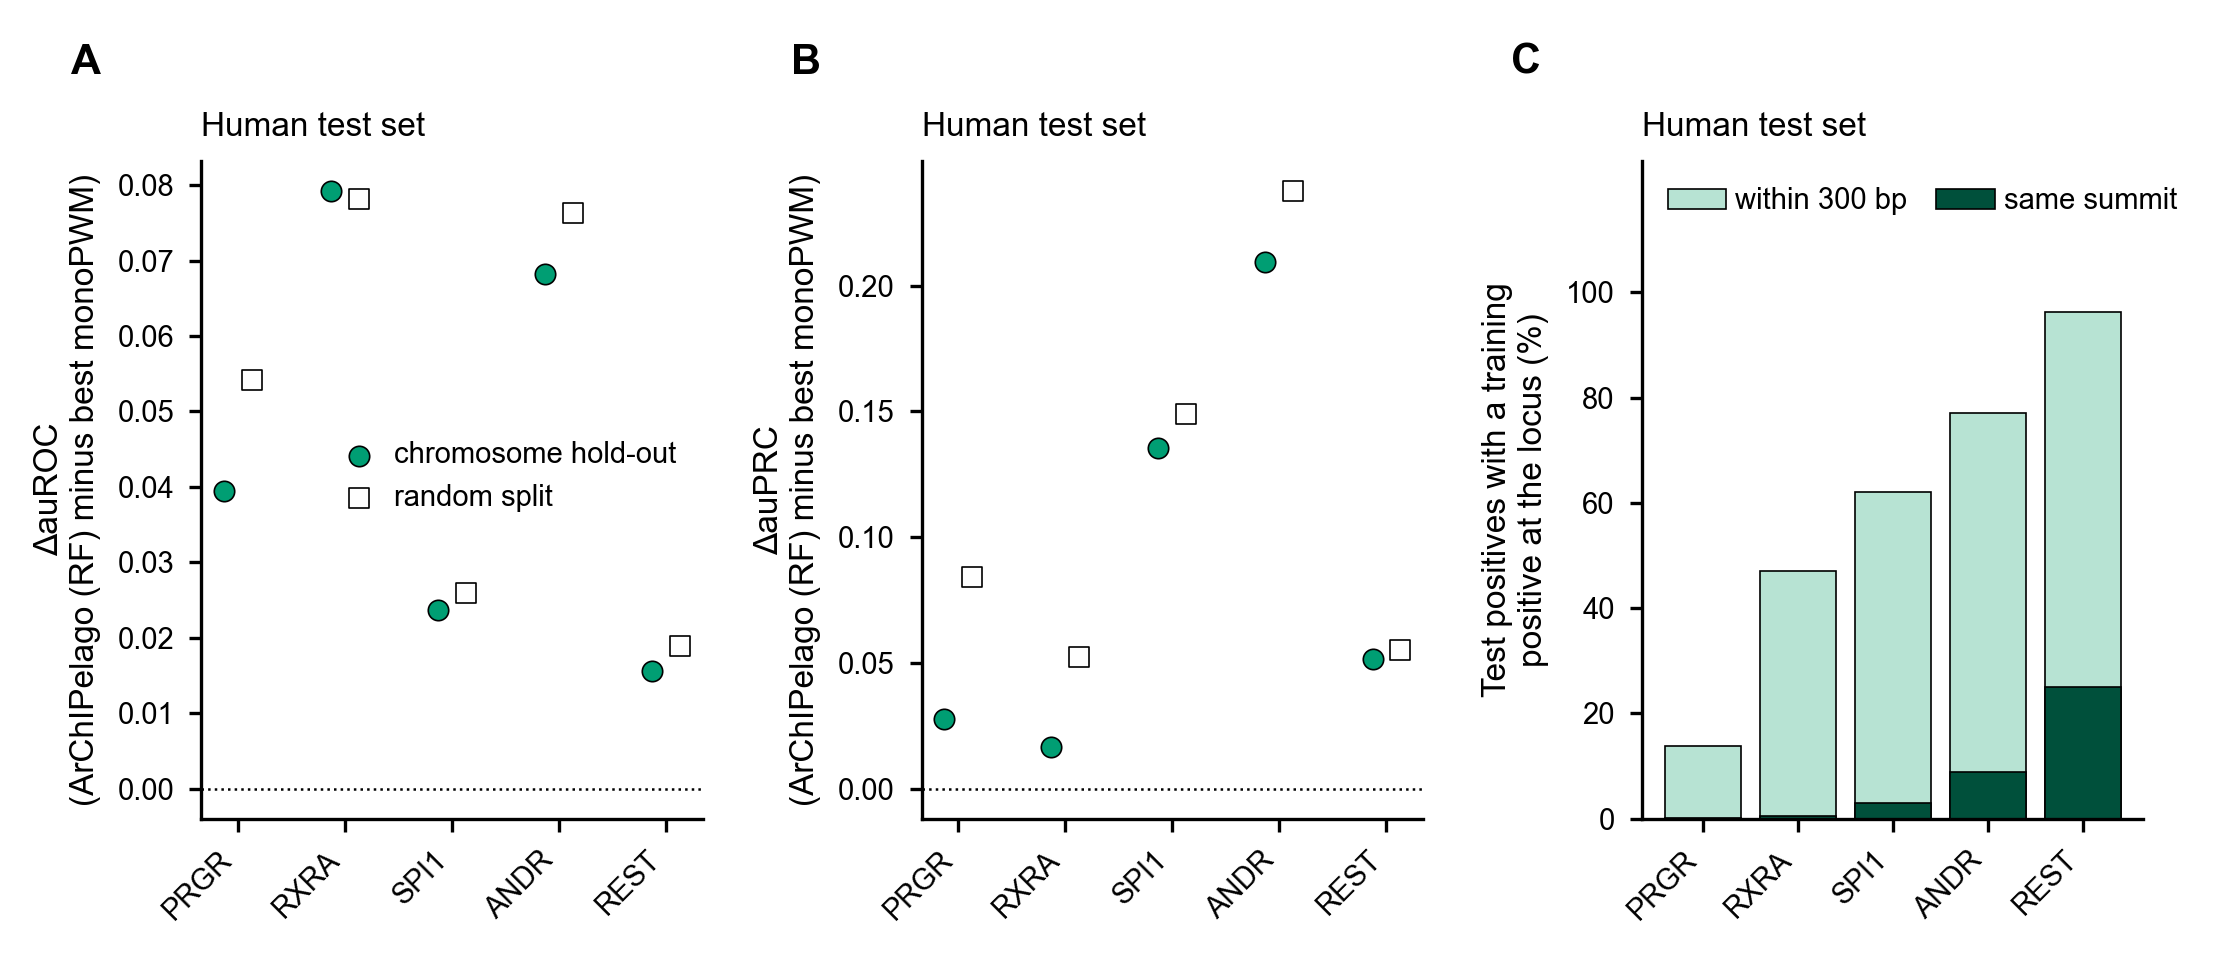

This chart was generated by the following Python code:
"""Fig. S12 and the Sup. Table 7 B9 sheets on the final data (v3 negatives, final retraining, 5 TFs).
Inputs:
  h3_inputs b9_dir/b9_random_split_per_fit.csv  -> byte copy here (md5 checked)
  h3_inputs b9_dir/b9_summary.csv               -> the summary recomputed here must equal it (max |diff| <= 1e-12)
Outputs (3_analysis/random_split/): b9_random_split_per_fit.csv, b9_summary.csv, B9_random_split_figure.pdf/png, _provenance_h3.yaml.
usage: python3 3_analysis/random_split/b9_figure_h3.py
"""
import pandas as pd, numpy as np, matplotlib, shutil
matplotlib.use("Agg"); import matplotlib.pyplot as plt
import os, sys
HERE = os.path.dirname(os.path.abspath(__file__)); os.chdir(HERE)
R2 = os.path.dirname(os.path.dirname(HERE))
sys.path.insert(0, os.path.join(R2, "4_visualisation/figures")); import archi_style as AS
sys.path.insert(0, os.path.join(R2, "3_analysis/integration")); import p53drop as PD
sys.path.insert(0, os.path.join(R2, "3_analysis", "integration")); import w2; import h3_inputs as H
SRC = H.IN["b9_dir"]   # B9 rerun with the training scaler
B9_TFS = ["PRGR", "RXRA", "SPI1", "ANDR", "REST"]
for _f in ("b9_random_split_per_fit.csv", "b9_summary.csv", "B9_random_split_figure.pdf", "B9_random_split_figure.png"):
    if os.path.exists(_f):
        w2.backup(_f)
shutil.copy2(os.path.join(SRC, "b9_random_split_per_fit.csv"), "b9_random_split_per_fit.csv")
assert w2.md5("b9_random_split_per_fit.csv") == w2.md5(os.path.join(SRC, "b9_random_split_per_fit.csv"))
AS.apply_rc()
matplotlib.rcParams.update({"font.size": 8, "axes.titlesize": 8, "axes.labelsize": 8, "xtick.labelsize": 7, "ytick.labelsize": 7, "legend.fontsize": 7,
                            "axes.linewidth": 0.8, "xtick.major.width": 0.8, "ytick.major.width": 0.8, "xtick.major.size": 3, "ytick.major.size": 3})
d = pd.read_csv("b9_random_split_per_fit.csv")
_exp = sorted(B9_TFS)
if (d.groupby(["TF", "split"]).seed.nunique() != 3).any():
    raise SystemExit("CHECK FAILED B9: not 3 seeds per TF and split")
if sorted(d.TF.unique()) != _exp or set(d.TF) & {"P53"} or not set(d.TF) <= set(PD.reference_tfs()):
    raise SystemExit("CHECK FAILED B9 TFs %s, expected %s without P53" % (sorted(d.TF.unique()), _exp))
print("check B9: %d TFs %s, P53 absent" % (d.TF.nunique(), sorted(d.TF.unique())))
d["gain_auroc"] = d.rf_auroc - d.pwm_auroc; d["gain_auprc"] = d.rf_auprc - d.pwm_auprc
m = d.groupby(["TF", "split"])[["rf_auroc", "pwm_auroc", "gain_auroc", "rf_auprc", "pwm_auprc", "gain_auprc",
                                "frac_test_pos_overlap", "frac_test_pos_exact"]].mean().reset_index()
h3b = pd.read_csv(os.path.join(SRC, "b9_summary.csv")).set_index(["TF", "split"]).sort_index()
_dd = (m.set_index(["TF", "split"]).sort_index()[h3b.columns] - h3b).abs().max().max()
if list(h3b.columns) != [c for c in m.columns if c not in ("TF", "split")] or not _dd <= 1e-12:
    raise SystemExit("CHECK FAILED B9 summary differs from H3b b9_summary.csv (max |diff| %s)" % _dd)
print("check B9 summary = H3b b9_summary.csv: max |diff| %.1e" % _dd)
m.to_csv("b9_summary.csv", index=False)
order = m[m.split == "random"].sort_values("frac_test_pos_overlap").TF.tolist()
fig, ax = plt.subplots(1, 3, figsize=(7.4, 3.2))
for k, (col, lab) in enumerate([("gain_auroc", "ΔauROC\n(ArChIPelago (RF) minus best monoPWM)"), ("gain_auprc", "ΔauPRC\n(ArChIPelago (RF) minus best monoPWM)")]):
    a = ax[k]; x = np.arange(len(order))
    for sp, mk, c, dx in [("chromosome", "o", "#009E73", -0.13), ("random", "s", "white", 0.13)]:   # side by side: equal values stay visible
        v = m[m.split == sp].set_index("TF").loc[order, col]
        a.scatter(x + dx, v, marker=mk, s=24, facecolor=c, edgecolor="black", linewidth=0.4, zorder=3,
                  label="chromosome hold-out" if sp == "chromosome" else "random split")
    a.axhline(0, color="black", lw=0.6, ls=":"); a.set_xticks(x); a.set_xticklabels(order, rotation=45, ha="right")
    a.set_ylabel(lab); a.text(-0.26, 1.12, "AB"[k], transform=a.transAxes, fontweight="bold", fontsize=10, va="bottom"); a.set_title("Human test set", loc="left", pad=6)
    a.spines[["top", "right"]].set_visible(False)
ax[0].legend(frameon=False, loc="center right", bbox_to_anchor=(1.0, 0.52), handletextpad=0.2)
v = m[m.split == "random"].set_index("TF").loc[order]
x = np.arange(len(order))
ax[2].bar(x, 100 * v.frac_test_pos_overlap, color="#B7E3D3", edgecolor="black", lw=0.4, label="within 300 bp")
ax[2].bar(x, 100 * v.frac_test_pos_exact, color="#00503B", edgecolor="black", lw=0.4, label="same summit")
ax[2].set_xticks(x); ax[2].set_xticklabels(order, rotation=45, ha="right")
ax[2].set_ylabel("Test positives with a training\npositive at the locus (%)"); ax[2].set_ylim(0, 125); ax[2].set_yticks([0, 20, 40, 60, 80, 100]); ax[2].legend(frameon=False, loc="upper left", ncol=2, handletextpad=0.3, columnspacing=1.0)
ax[2].text(-0.26, 1.12, "C", transform=ax[2].transAxes, fontweight="bold", fontsize=10, va="bottom"); ax[2].set_title("Human test set", loc="left", pad=6); ax[2].spines[["top", "right"]].set_visible(False)
fig.tight_layout(w_pad=1.6); AS.save_both(fig, "B9_random_split_figure")
w2.provenance(HERE, "3_analysis/random_split/b9_figure_h3.py",
    [os.path.abspath(f) for f in ("b9_random_split_per_fit.csv", "b9_summary.csv", "B9_random_split_figure.pdf", "B9_random_split_figure.png")],
    [os.path.join(SRC, "b9_random_split_per_fit.csv"), os.path.join(SRC, "b9_summary.csv")], note="Fig. S12 (H3b, v3 negatives); TFs %s" % ", ".join(_exp))
print(m.round(4).to_string())
